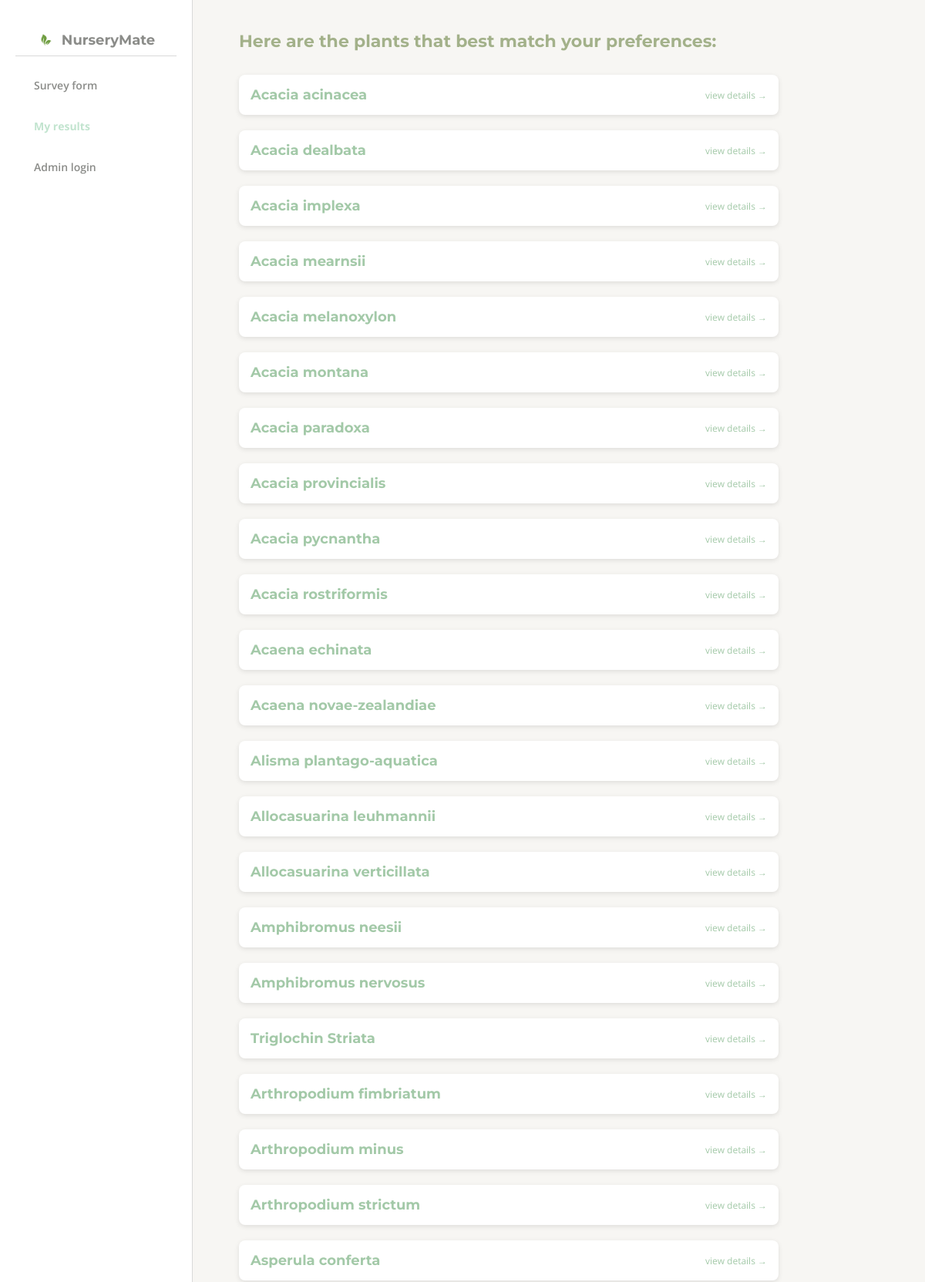
The app's page /results (upper part) with its own data.
### tables this page shows
CREATE TABLE plants (
            id INTEGER PRIMARY KEY AUTOINCREMENT,
            scientific_name TEXT NOT NULL,
            common_name TEXT,
            flowering_time TEXT,
            height TEXT,
            ecological_function TEXT,
            sunlight TEXT,
            water_level TEXT,
            salt_wind_tolerance TEXT,
            type TEXT,
            planting_space TEXT,
            image_url TEXT,
            soil_type TEXT
        );

### app.py (the view)
@app.route("/results")
def results():
    form_data = {
        "soil_type": request.args.get("soil_type"),
        "sunlight": request.args.get("sunlight"),
        "water_level": request.args.get("water_level"),
        "salt_wind_tolerance": request.args.get("salt_wind_tolerance"),
        "type": request.args.get("type"),
        "ecological_function": request.args.get("ecological_function"),
        "flowering_time": request.args.get("flowering_time"),
        "planting_space": request.args.get("planting_space"),
    }
    plants = query_plants(form_data)
    return render_template("results.html", plants=plants)

### templates/results.html (shortened to what this page needs)
<!DOCTYPE html>
<html lang="en">
<head>
</head>
<body>
  <nav class="side-navbar">
    <div class="navbar-header">
      <img src="{{ url_for('static', filename='images/download.png') }}" alt="NurseryMate Logo" class="logo" />
      <h2>NurseryMate</h2>
    </div>
    <hr class="navbar-divider" />
    <div class="nav-links">
      <a href="{{ url_for('form') }}">Survey form</a>
      <a href="{{ url_for('results') }}" class="active" aria-current="page">My results</a>
      <a href="{{ url_for('login') }}">Admin login</a>
    </div>
  </nav>
  <main class="main-content">
    <h1>Here are the plants that best match your preferences:</h1>
    <div class="results-list">
      {% if plants %}
        {% for plant in plants %}
          <div class="result-item">
            <div class="result-info">{{ plant.scientific_name }}</div>
            <a href="#" class="view-details">view details →</a>
          </div>
        {% endfor %}
      {% else %}
        <p>No plants match your preferences. Please try different options.</p>
      {% endif %}
    </div>
  </main>
</body>
</html>

### templates/results.html (style rules this page uses)
* { box-sizing: border-box; margin: 0; padding: 0; }
body { display: flex; height: 100vh; font-family: 'Montserrat', sans-serif; background-color: #f7f6f3; }
.side-navbar { width: 250px; background-color: #ffffff; padding: 40px 20px; display: flex; flex-direction: column; align-items: center; border-right: 1px solid #d9d9d9; }
.side-navbar .logo { width: 24px; height: 24px; margin: 0; margin-right: 8px; }
.side-navbar h2 { font-weight: 700; font-size: 18px; color: #8B8C89; margin: 0; line-height: 24px; text-align: left; }
.navbar-header { display: flex; align-items: center; margin-bottom: 8px; }
.navbar-divider { border: none; border-top: 1px solid #d9d9d9; margin: 0 0 16px 0; width: 100%; }
.nav-links { width: 100%; }
.nav-links a { display: block; text-decoration: none; color: #8B8C89; font-family: 'Open Sans', sans-serif; font-weight: 600; font-size: 14px; padding: 12px 20px; margin-bottom: 10px; border-left: 4px solid transparent; transition: all 0.3s ease; }
.nav-links a.active, .nav-links a:hover { color: #C2E4CF; font-weight: bold; border-left: 4px solid transparent; background-color: transparent; }
.main-content { flex-grow: 1; padding: 40px 60px; overflow-y: auto; }
h1 { color: #A3B18A; font-weight: 700; font-size: 22px; margin-bottom: 30px; }
.results-list { max-width: 700px; display: flex; flex-direction: column; gap: 20px; }
.result-item { display: flex; background: white; padding: 15px; border-radius: 8px; box-shadow: 0 2px 6px rgba(0,0,0,0.1); align-items: center; }
.result-info { flex-grow: 1; color: #a3c9a8; font-weight: 700; font-size: 18px; }
.view-details { font-family: 'Open Sans', sans-serif; font-size: 12px; color: #a3c9a8; text-decoration: none; cursor: pointer; user-select: none; white-space: nowrap; }

### records on screen
plants: scientific_name "Acacia acinacea"
plants: scientific_name "Acacia dealbata"
plants: scientific_name "Acacia implexa"
plants: scientific_name "Acacia mearnsii"
plants: scientific_name "Acacia melanoxylon"
plants: scientific_name "Acacia montana"
plants: scientific_name "Acacia paradoxa"
plants: scientific_name "Acacia provincialis"
plants: scientific_name "Acacia pycnantha"
plants: scientific_name "Acacia rostriformis"
plants: scientific_name "Acaena echinata"
plants: scientific_name "Acaena novae-zealandiae"
plants: scientific_name "Alisma plantago-aquatica"
plants: scientific_name "Allocasuarina leuhmannii"
plants: scientific_name "Allocasuarina verticillata"
plants: scientific_name "Amphibromus neesii"
plants: scientific_name "Amphibromus nervosus"
plants: scientific_name "Triglochin Striata"
plants: scientific_name "Arthropodium fimbriatum"
plants: scientific_name "Arthropodium minus"
plants: scientific_name "Arthropodium strictum"
plants: scientific_name "Asperula conferta"
